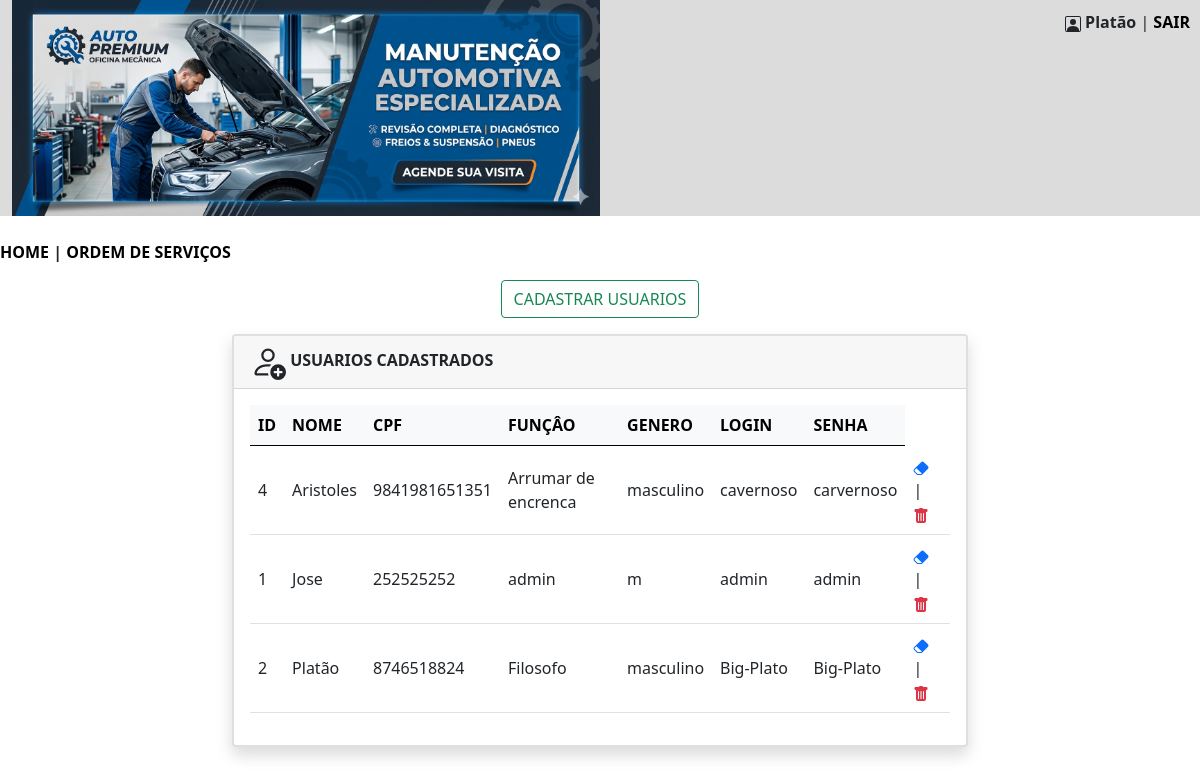
Screenshot of /mecanica/usuarios.php (signed in) with the database file from the repository.
### tables this page shows
CREATE TABLE `usuarios` (
  `id` int(11) NOT NULL,
  `nome` varchar(150) NOT NULL,
  `cpf` varchar(20) NOT NULL,
  `funcao` varchar(40) NOT NULL,
  `genero` varchar(20) NOT NULL,
  `login` varchar(50) NOT NULL,
  `senha` varchar(50) NOT NULL
);

### mecanica/usuarios.php (the view, shortened to what this page needs)
<?php
$nome = $_SESSION['nome'];
?>
<!DOCTYPE html>
<html lang="pt-br">
<head>
    <link href="https://cdn.jsdelivr.net/npm/bootstrap@5.0.2/dist/css/bootstrap.min.css" rel="stylesheet">
</head>
<body>
<div class="container-fluid" style="background-color:#DCDCDC; text-align:left; position:relative;">
<img src="imagens/banner.png" width="50%" heigth="50%">
    <div class="header" style="position:absolute; top:10px; right:10px;">
        <b><?= htmlspecialchars($nome) ?></b> |
        <a href="sair.php" style="color:black; text-decoration:none; font-weight:bold;">SAIR</a>
    </div>
</div>
<br/>
        <nav>
            <?php
                include 'menu.php';
            ?>
        </nav>
<div class="text-center my-3">
    <button type="button" class="btn btn-outline-success" data-bs-toggle="modal" data-bs-target="#exampleModal">
        CADASTRAR USUARIOS
    </button>
</div>
<div class="container">
    <div class="row justify-content-center">
        <div class="col-md-8 mb-4">
            <div class="card shadow border-2">
                <div class="card-header">
                    <b>USUARIOS CADASTRADOS</b>
                </div>
                <div class="card-body">
                    <?php
                    include 'conecta.php';
                    $sql = "SELECT * FROM usuarios ORDER BY nome";
                    $consulta = $pdo->query($sql);
                    $listausuarios = $consulta->fetchAll(PDO::FETCH_ASSOC);
                    if (count($listausuarios) > 0) {
                        echo "<table class='table table-hover align-middle'>";
                        echo "<thead class='table-light'>
                                <tr>
                                    <th>ID</th>
                                    <th>NOME</th>
                                    <th>CPF</th>
                                    <th>FUNÇÂO</th>
                                    <th>GENERO</th>
                                    <th>LOGIN</th>
                                    <th>SENHA</th>
                                </tr>
                              </thead>";
                        echo "<tbody>";
                        foreach ($listausuarios as $item) {
                            $id = $item['id'];
                            echo "<tr>";
                            echo "<td>" . htmlspecialchars($item['id']) . "</td>";
                            echo "<td>" . htmlspecialchars($item['nome']) . "</td>";
                            echo "<td>" . htmlspecialchars($item['cpf']) . "</td>";
                            echo "<td>" . htmlspecialchars($item['funcao']) . "</td>";
                            echo "<td>" . htmlspecialchars($item['genero']) . "</td>";
                            echo "<td>" . htmlspecialchars($item['login']) . "</td>";
                            echo "<td>" . htmlspecialchars($item['senha']) . "</td>";
                            echo "<td><a href='#' data-bs-toggle='modal' data-bs-target='#modalEditar' data-id='$id'><svg xmlns='http://www.w3.org/2000/svg' width='16' height='16' fill='currentColor' class='bi bi-eraser-fill' viewBox='0 0 16 16'>
                            <path d='M8.086 2.207a2 2 0 0 1 2.828 0l3.879 3.879a2 2 0 0 1 0 2.828l-5.5 5.5A2 2 0 0 1 7.879 15H5.12a2 2 0 0 1-1.414-.586l-2.5-2.5a2 2 0 0 1 0-2.828zm.66 11.34L3.453 8.254 1.914 9.793a1 1 0 0 0 0 1.414l2.5 2.5a1 1 0 0 0 .707.293H7.88a1 1 0 0 0 .707-.293z'/>
                          </svg></a> | <a href ='excluir_usuario.php?id=$id'><svg xmlns='http://www.w3.org/2000/svg' width='16' height='16' fill='currentColor' class='bi bi-trash-fill text-danger' viewBox='0 0 16 16'>
                            <path d='M2.5 1a1 1 0 0 0-1 1v1a1 1 0 0 0 1 1H3v9a2 2 0 0 0 2 2h6a2 2 0 0 0 2-2V4h.5a1 1 0 0 0 1-1V2a1 1 0 0 0-1-1H10a1 1 0 0 0-1-1H7a1 1 0 0 0-1 1zm3 4a.5.5 0 0 1 .5.5v7a.5.5 0 0 1-1 0v-7a.5.5 0 0 1 .5-.5M8 5a.5.5 0 0 1 .5.5v7a.5.5 0 0 1-1 0v-7A.5.5 0 0 1 8 5m3 .5v7a.5.5 0 0 1-1 0v-7a.5.5 0 0 1 1 0'/>
                          </svg></a></td>";
                            echo "</tr>";
                        }
                        echo "</tbody>";
                        echo "</table>";
                    } else {
                        echo "<p class='text-danger'><b>NÃO EXISTEM USUARIOS CADASTRADAS NO MOMENTO!</b></p>";
                    }
                    ?>
                </div>
            </div>
        </div>
    </div>
</div>
</body>
</html>

### mecanica/usuarios.php (style rules this page uses)
.header { float: right; }

### rows the page displays
usuarios: id "4", nome "Aristoles", cpf "9841981651351", funcao "Arrumar de encrenca", genero "masculino", login "cavernoso", senha "carvernoso"
usuarios: id "1", nome "Jose", cpf "252525252", funcao "admin", genero "m", login "admin", senha "admin"
usuarios: id "2", nome "Platão", cpf "8746518824", funcao "Filosofo", genero "masculino", login "Big-Plato", senha "Big-Plato"

### other values shown
$nome "Platão"
